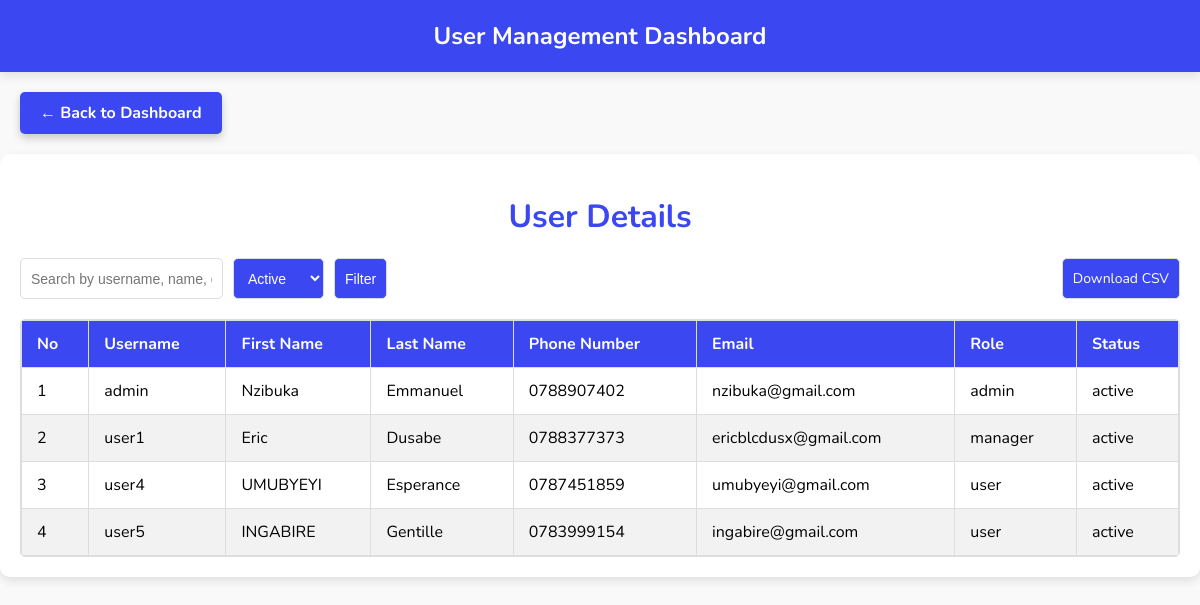
/Dashboard/userdetails.php, run on an earlier commit of the app's database.
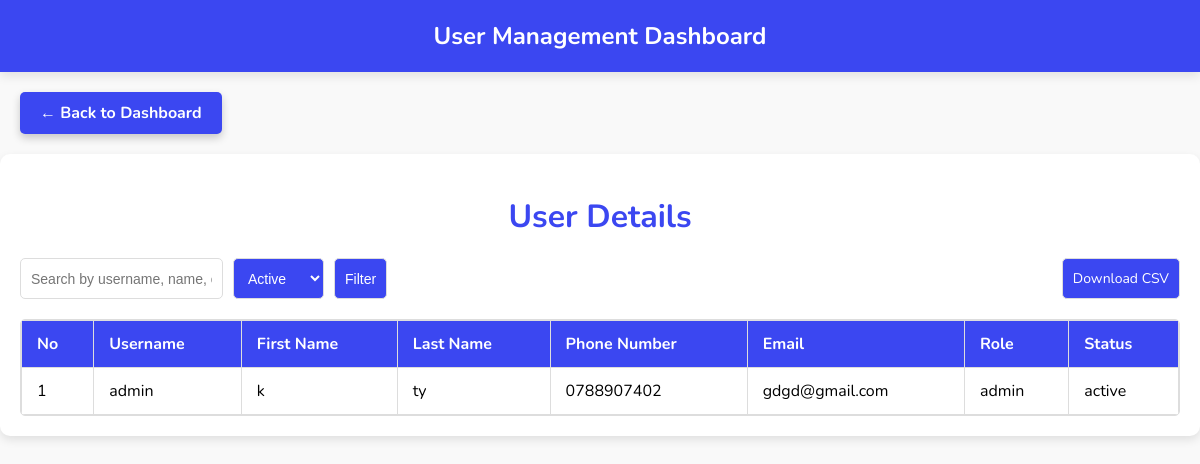
And on a later commit of the database.
### tables this page shows
CREATE TABLE `users` (
  `id` int(11) NOT NULL,
  `username` varchar(50) NOT NULL,
  `first_name` varchar(100) NOT NULL,
  `last_name` varchar(100) NOT NULL,
  `phone_number` varchar(15) NOT NULL,
  `email` varchar(255) NOT NULL,
  `password` varchar(255) NOT NULL,
  `role` enum('admin','manager','user') NOT NULL DEFAULT 'user',
  `status` enum('active','inactive') NOT NULL DEFAULT 'active'
);

### Dashboard/userdetails.php (the view, shortened to what this page needs)
<?php
include '../conn.php';
$isAdmin = isset($_SESSION['role']) && $_SESSION['role'] === 'admin';
$filter = isset($_GET['filter']) ? $_GET['filter'] : 'all';
$search = isset($_GET['search']) ? mysqli_real_escape_string($conn, $_GET['search']) : '';
$searchQuery = "";
if (!$isAdmin) {
    $filter = 'active';
}
if ($filter === 'active') {
    $searchQuery = "WHERE status = 'active'";
} elseif ($filter === 'inactive' && $isAdmin) {
    $searchQuery = "WHERE status = 'inactive'";
}
$sql = "SELECT id, username, first_name, last_name, phone_number, email, role, status FROM users $searchQuery ORDER BY role ASC";
$result = mysqli_query($conn, $sql);
?>
<!DOCTYPE html>
<html lang="en">
<head>
</head>
<body>
  <div class="header">
    User Management Dashboard
  </div>
  <div class="action-buttons">
    <a href="dash.php" class="back-button">← Back to Dashboard</a>
  </div>
  <div class="container">
    <h1>User Details</h1>
    <div class="actions">
      <form method="GET">
        <input type="text" class="search" name="search" placeholder="Search by username, name, or email" value="<?php echo htmlspecialchars($search); ?>">
        <select name="filter">
          <option value="active" <?php echo $filter === 'active' ? 'selected' : ''; ?>>Active</option>
        </select>
        <button type="submit">Filter</button>
      </form>
      <a href="?download_csv=1">Download CSV</a>
    </div>
    <?php if (mysqli_num_rows($result) > 0): ?>
      <div class="table-container">
        <table>
          <thead>
            <tr>
              <th>No</th>
              <th>Username</th>
              <th>First Name</th>
              <th>Last Name</th>
              <th>Phone Number</th>
              <th>Email</th>
              <th>Role</th>
              <th>Status</th>
            </tr>
          </thead>
          <tbody>
            <?php $counter = 1; ?>
            <?php while ($row = mysqli_fetch_assoc($result)): ?>
              <tr>
                <td><?php echo $counter++; ?></td>
                <td><?php echo htmlspecialchars($row['username']); ?></td>
                <td><?php echo htmlspecialchars($row['first_name']); ?></td>
                <td><?php echo htmlspecialchars($row['last_name']); ?></td>
                <td><?php echo htmlspecialchars($row['phone_number']); ?></td>
                <td><?php echo htmlspecialchars($row['email']); ?></td>
                <td><?php echo htmlspecialchars($row['role']); ?></td>
                <td><?php echo htmlspecialchars($row['status']); ?></td>
              </tr>
            <?php endwhile; ?>
          </tbody>
        </table>
      </div>
    <?php else: ?>
      <p class="no-data">No users found.</p>
    <?php endif; ?>
  </div>
</body>
</html>

### Dashboard/userdetails.php (style rules this page uses)
body { font-family: 'Nunito', sans-serif; background-color: #f9f9f9; margin: 0; padding: 0; }
.header { background-color: #3b47f1; color: white; padding: 20px; text-align: center; font-size: 24px; font-weight: bold; box-shadow: 0 4px 10px rgba(0, 0, 0, 0.1); }
.action-buttons { display: flex; justify-content: space-between; align-items: center; margin: 20px; }
.back-button, .add-user-button { display: inline-block; padding: 10px 20px; font-size: 16px; font-weight: bold; color: white; background-color: #3b47f1; border: none; border-radius: 5px; text-decoration: none; cursor: pointer; transition: background-color 0.3s ease, transform 0.2s ease; box-shadow: 0 4px 8px rgba(0, 0, 0, 0.2); }
.container { max-width: 1200px; margin: 20px auto; padding: 20px; background-color: #ffffff; border-radius: 10px; box-shadow: 0 4px 10px rgba(0, 0, 0, 0.1); }
h1 { text-align: center; color: #3b47f1; margin-bottom: 20px; }
.actions { display: flex; justify-content: space-between; margin-bottom: 20px; }
.actions form { display: flex; gap: 10px; }
.actions select, .actions input, .actions button, .actions a { padding: 10px; border: 1px solid #ddd; border-radius: 5px; font-size: 14px; text-decoration: none; color: white; background-color: #3b47f1; cursor: pointer; transition: background-color 0.3s ease; }
.actions input { background-color: transparent; color: #333; }
.table-container { max-height: 400px; overflow-y: auto; border: 1px solid #ddd; border-radius: 5px; }
table { width: 100%; border-collapse: collapse; }
table th, table td { padding: 12px 15px; text-align: left; border: 1px solid #ddd; }
table th { background-color: #3b47f1; color: white; font-weight: bold; position: sticky; top: 0; z-index: 1; }
table tr:nth-child(even) { background-color: #f2f2f2; }

What changed in the data, as far as the page shows it:
removed users: username "user1", first_name "Eric", last_name "Dusabe", phone_number "0788377373", email "ericblcdusx@gmail.com", role "manager", status "active"
removed users: username "user4", first_name "UMUBYEYI", last_name "Esperance", phone_number "0787451859", email "umubyeyi@gmail.com", role "user", status "active"
removed users: username "user5", first_name "INGABIRE", last_name "Gentille", phone_number "0783999154", email "ingabire@gmail.com", role "user", status "active"
changed users "admin": first_name "Nzibuka" → "k"; last_name "Emmanuel" → "ty"; email "nzibuka@gmail.com" → "gdgd@gmail.com"
